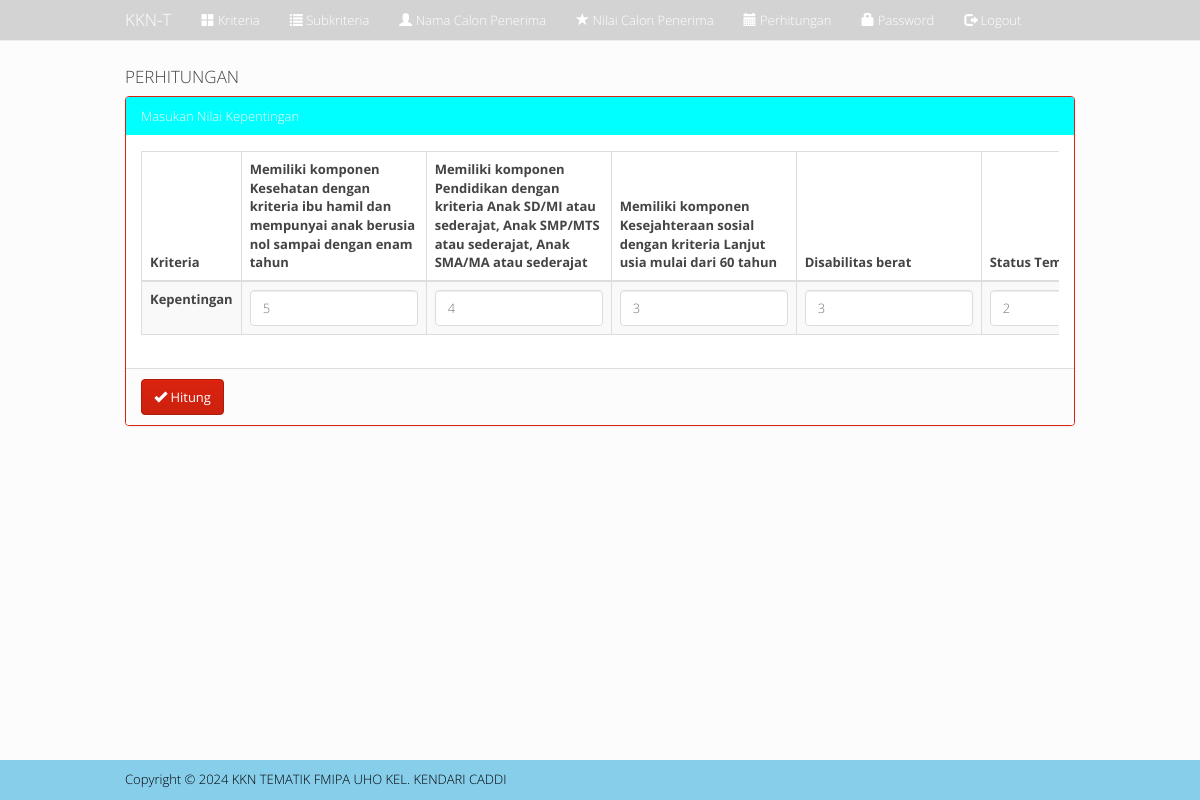
Page /index.php?m=hitung (signed in) on the committed database.
### tables this page shows
CREATE TABLE IF NOT EXISTS `tb_kriteria` (
  `kode_kriteria` varchar(16) NOT NULL,
  `nama_kriteria` varchar(256) DEFAULT NULL,
  `atribut` varchar(16) DEFAULT NULL,
  `bobot` double DEFAULT NULL
);

### config.php (called while the page is built, shortened)
<?php
    $config["server"]='localhost';
    $config["username"]='root';
    $config["password"]='';
    $config["database_name"]='db_spk';
    include'includes/ez_sql_core.php';
    include'includes/ez_sql_mysqli.php';
    $db = new ezSQL_mysqli($config[username], $config[password], $config[database_name], $config[server]);
?>

### includes/ez_sql_core.php (called while the page is built, shortened)
<?php
	class ezSQLcore
	{
		var $timers           = array();
		function get_host_port( $host, $default = false )
		{
			$port = $default;
			return array( $host, $port );
		}
		function flush()
		{
			$this->last_result = array();
		}
		function get_results($query=null, $output = OBJECT)
		{
			if ( $query )
			{
				$this->query($query);
			}
			if ( $output == OBJECT )
			{
				return $this->last_result;
			}
		}
		function timer_get_cur()
		{
			list($usec, $sec) = explode(" ",microtime());
			return ((float)$usec + (float)$sec);
		}
		function timer_start($timer_name)
		{
			$this->timers[$timer_name] = $this->timer_get_cur();
		}
		function timer_elapsed($timer_name)
		{
			return round($this->timer_get_cur() - $this->timers[$timer_name],2);
		}
	}

### includes/ez_sql_mysqli.php (called while the page is built, shortened)
<?php
	$ezsql_mysqli_str = array
	(
		1 => 'Require $dbuser and $dbpassword to connect to a database server',
		2 => 'Error establishing mySQLi database connection. Correct user/password? Correct hostname? Database server running?',
		3 => 'Require $dbname to select a database',
		4 => 'mySQLi database connection is not active',
		5 => 'Unexpected error while trying to select database'
	);
	class ezSQL_mysqli extends ezSQLcore
	{
		function connect($dbuser='', $dbpassword='', $dbhost='localhost', $dbport=false)
		{
			global $ezsql_mysqli_str; $return_val = false;
			if ( ! $dbuser )
			{
				$this->register_error($ezsql_mysqli_str[1].' in '.__FILE__.' on line '.__LINE__);
				$this->show_errors ? trigger_error($ezsql_mysqli_str[1],E_USER_WARNING) : null;
			}
			else
			{
				$this->dbh = new mysqli($dbhost,$dbuser,$dbpassword, '', $dbport);
				if( $this->dbh->connect_errno )
				{
					$this->register_error($ezsql_mysqli_str[2].' in '.__FILE__.' on line '.__LINE__);
					$this->show_errors ? trigger_error($ezsql_mysqli_str[2],E_USER_WARNING) : null;
				}
				else
				{
					$return_val = true;
				}
			}
			return $return_val;
		}
		function query($query)
		{
			$return_val = 0;
			$query = trim($query);
			$this->result = @$this->dbh->query($query);
			if ( preg_match("/^(insert|delete|update|replace|truncate|drop|create|alter|begin|commit|rollback|set|lock|unlock|call)/i",$query) )
			{
				$is_insert = true;
				$this->rows_affected = @$this->dbh->affected_rows;
				if ( preg_match("/^(insert|replace)\s+/i",$query) )
				{
					$this->insert_id = @$this->dbh->insert_id;
				}
				$return_val = $this->rows_affected;
			}
			else
			{
				$is_insert = false;
				$i=0;
				$num_rows=0;
				while ( $row = @$this->result->fetch_object() )
				{
					$num_rows++;
				}
				$this->num_rows = $num_rows;
				$return_val = $this->num_rows;
			}
			return $return_val;
		}
	}

### functions.php (called while the page is built, shortened)
<?php
include 'config.php';
$rows = $db->get_results("SELECT kode_kriteria, nama_kriteria,bobot,atribut FROM tb_kriteria ORDER BY kode_kriteria");
foreach($rows as $row){
    $KRITERIA[$row->kode_kriteria] = array(
        'nama_kriteria'=>$row->nama_kriteria,
        'bobot'=>$row->bobot,
        'atribut'=>$row->atribut
    );
}

### hitung.php (the view, shortened to what this page needs)
 <h4 class="page-head-line">PERHITUNGAN</h4>
<div class="panel panel-primary">
    <div class="panel-heading" style="background-color:aqua; border-color: white;">Masukan Nilai Kepentingan</div>
    <div class="panel-body">
        <form class="form-inline" method="POST">
            <div class="table-responsive">
                <table class="table table-bordered table-hover table-striped">
                    <thead>
                        <tr>
                            <th>Kriteria</th>
                            <?php
                            foreach ($KRITERIA as $kt):?>
                                <th><?=$kt['nama_kriteria']?></th>
                            <?php endforeach;?>
                        </tr>
                    </thead>
                    <tbody>
                        <tr>
                            <th>Kepentingan</th>
                            <?php
                            foreach ($KRITERIA as $kt => $val):?>
                                <td><input type="text" name="bobot[<?=$kt?>]" class="form-control" value="<?=$val['bobot']?>"/></td>
                            <?php endforeach;?>
                        </tr>
                    </tbody>
                </table>
            </div>
        </div>
        <div class="panel-footer">
            <button class="btn btn-primary"><span class="glyphicon glyphicon-ok"></span> Hitung</button>
        </div>
</div>

### assets/css/general.css (style rules this page uses)
html { position: relative; min-height: 100%; }
body { margin-bottom: 70px; }

### rows in the picture
tb_kriteria: nama_kriteria "Memiliki komponen Kesehatan dengan kriteria ibu hamil dan mempunyai anak berusia nol sampai dengan enam tahun", bobot "5"
tb_kriteria: nama_kriteria "Memiliki komponen Pendidikan dengan kriteria Anak SD/MI atau sederajat, Anak SMP/MTS atau sederajat, Anak SMA/MA atau sederajat", bobot "4"
tb_kriteria: nama_kriteria "Memiliki komponen Kesejahteraan sosial dengan kriteria Lanjut usia mulai dari 60 tahun", bobot "3"
tb_kriteria: nama_kriteria "Disabilitas berat", bobot "3"
tb_kriteria: nama_kriteria "Status…", bobot "2"
